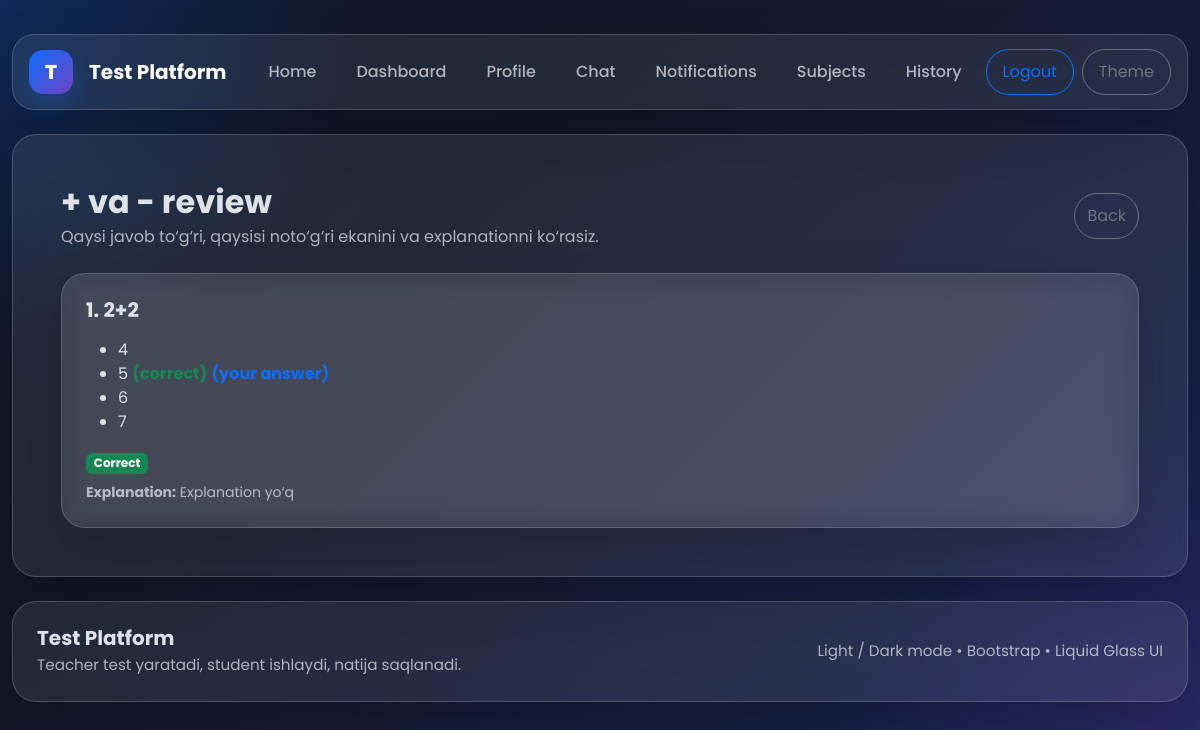
Page /quiz/review/16/ (signed in) on the committed database.
### quiz/models.py (models this page shows, shortened)
class Attempt(models.Model):
    student = models.ForeignKey(
        settings.AUTH_USER_MODEL,
        on_delete=models.CASCADE,
        related_name='attempts'
    )
    quiz = models.ForeignKey(Quiz, on_delete=models.CASCADE, related_name='attempts')
    score = models.PositiveIntegerField(default=0)
    total = models.PositiveIntegerField(default=0)
    percentage = models.DecimalField(max_digits=5, decimal_places=2, default=0)
    used_seconds = models.PositiveIntegerField(default=0)
    is_completed = models.BooleanField(default=False)
    started_at = models.DateTimeField(default=timezone.now)
    submitted_at = models.DateTimeField(blank=True, null=True)
    certificate_code = models.CharField(max_length=32, blank=True, unique=True)
    created_at = models.DateTimeField(auto_now_add=True)
    class Meta:
        ordering = ['-created_at']

class Quiz(models.Model):
    STATUS_CHOICES = (
        ('draft', 'Draft'),
        ('published', 'Published'),
        ('archived', 'Archived'),
    )
    DIFFICULTY_CHOICES = (
        ('easy', 'Easy'),
        ('medium', 'Medium'),
        ('hard', 'Hard'),
    )
    subject = models.ForeignKey(Subject, on_delete=models.CASCADE, related_name='quizzes')
    title = models.CharField(max_length=255)
    description = models.TextField(blank=True, null=True)
    duration_minutes = models.PositiveIntegerField(default=10)
    pass_percentage = models.PositiveIntegerField(default=60)
    status = models.CharField(max_length=20, choices=STATUS_CHOICES, default='draft')
    difficulty = models.CharField(max_length=20, choices=DIFFICULTY_CHOICES, default='medium')
    randomize_questions = models.BooleanField(default=False)
    randomize_choices = models.BooleanField(default=False)
    created_by = models.ForeignKey(
        settings.AUTH_USER_MODEL,
        on_delete=models.CASCADE,
        related_name='teacher_quizzes'
    )
    created_at = models.DateTimeField(auto_now_add=True)
    class Meta:
        ordering = ['-created_at']

class StudentAnswer(models.Model):
    attempt = models.ForeignKey(Attempt, on_delete=models.CASCADE, related_name='student_answers')
    question = models.ForeignKey(Question, on_delete=models.CASCADE)
    selected_choice = models.ForeignKey(Choice, on_delete=models.SET_NULL, blank=True, null=True)
    is_correct = models.BooleanField(default=False)
    class Meta:
        unique_together = ('attempt', 'question')

class Question(models.Model):
    quiz = models.ForeignKey(Quiz, on_delete=models.CASCADE, related_name='questions')
    text = models.CharField(max_length=500)
    image = models.ImageField(upload_to='question_images/', blank=True, null=True)
    explanation = models.TextField(blank=True, null=True)
    order = models.PositiveIntegerField(default=1)
    class Meta:
        ordering = ['order', 'id']

class Choice(models.Model):
    question = models.ForeignKey(Question, on_delete=models.CASCADE, related_name='choices')
    text = models.CharField(max_length=255)
    is_correct = models.BooleanField(default=False)

### quiz/views.py (the view)
    @login_required
    def wrapper(request, *args, **kwargs):
        if request.user.role != "student":
            messages.error(request, "Bu bo‘lim faqat student uchun.")
            return redirect("dashboard")
        return view_func(request, *args, **kwargs)

### quiz/views.py (called while the page is built)
def student_required(view_func):
    @login_required
    def wrapper(request, *args, **kwargs):
        if request.user.role != "student":
            messages.error(request, "Bu bo‘lim faqat student uchun.")
            return redirect("dashboard")
        return view_func(request, *args, **kwargs)
    return wrapper

@student_required
def review_view(request, attempt_id):
    attempt = get_object_or_404(
        Attempt,
        id=attempt_id,
        student=request.user,
        is_completed=True,
    )
    answers = attempt.student_answers.select_related(
        "question",
        "selected_choice",
    ).prefetch_related("question__choices")
    return render(
        request,
        "quiz/review.html",
        {
            "attempt": attempt,
            "answers": answers,
        },
    )

### templates/quiz/review.html (shortened to what this page needs)
{% extends 'base.html' %}
{% block content %}
<div class="glass main-card p-4 p-lg-5">
    <div class="d-flex justify-content-between align-items-center flex-wrap gap-3 mb-4">
        <div>
            <h2 class="fw-bold mb-1">{{ attempt.quiz.title }} review</h2>
            <p class="opacity-75 mb-0">Qaysi javob to‘g‘ri, qaysisi noto‘g‘ri ekanini va explanationni ko‘rasiz.</p>
        </div>
        <a href="{% url 'result_detail' attempt.id %}" class="btn btn-outline-secondary rounded-pill">Back</a>
    </div>
    <div class="d-grid gap-4">
        {% for answer in answers %}
            <div class="glass main-card p-4">
                <h5 class="fw-bold mb-3">{{ forloop.counter }}. {{ answer.question.text }}</h5>
                <ul class="mb-3">
                    {% for choice in answer.question.choices.all %}
                        <li>
                            {{ choice.text }}
                            {% if choice.is_correct %}<strong class="text-success">(correct)</strong>{% endif %}
                            {% if answer.selected_choice and answer.selected_choice.id == choice.id %}
                                <strong class="text-primary">(your answer)</strong>
                            {% endif %}
                        </li>
                    {% endfor %}
                </ul>
                <div class="mb-2">
                    {% if answer.is_correct %}
                        <span class="badge text-bg-success">Correct</span>
                    {% else %}
                        <span class="badge text-bg-danger">Wrong</span>
                    {% endif %}
                </div>
                <div class="small opacity-75">
                    <strong>Explanation:</strong> {{ answer.question.explanation|default:'Explanation yo‘q' }}
                </div>
            </div>
        {% empty %}
            <div class="alert alert-info rounded-4">Review ma’lumoti topilmadi.</div>
        {% endfor %}
    </div>
</div>
{% endblock %}

### templates/base.html (style rules this page uses)
:root { --glass-bg: rgba(255, 255, 255, 0.08); --glass-bg-strong: rgba(255, 255, 255, 0.12); --glass-border: rgba(255, 255, 255, 0.18); --glass-shadow: 0 20px 50px rgba(0, 0, 0, 0.18); --dark-bg-1: #0f172a; --dark-bg-2: #111827; --dark-bg-3: #172554; --light-bg-1: #f5f7ff; --light-bg-2: #eef3ff; --light-bg-3: #f9fbff; }
* { box-sizing: border-box; }
html, body { min-height: 100%; }
body { font-family: 'Poppins', sans-serif; background: radial-gradient(circle at top left, rgba(13, 110, 253, 0.22), transparent 25%), radial-gradient(circle at bottom right, rgba(111, 66, 193, 0.22), transparent 25%), linear-gradient(135deg, var(--dark-bg-1), var(--dark-bg-2) 35%, var(--dark-bg-3) 100%); background-attachment: fixed; transition: background .25s ease, color .25s ease; }
.glass { background: var(--glass-bg); border: 1px solid var(--glass-border); backdrop-filter: blur(16px); -webkit-backdrop-filter: blur(16px); box-shadow: var(--glass-shadow); }
.main-card { border-radius: 24px; }
.btn.rounded-pill { padding-top: 10px; padding-bottom: 10px; }

### rows in the picture
Attempt: quiz "+ va -"
StudentAnswer: question.text "2+2", is_correct "Correct", question.explanation "Explanation yo‘q"
Choice: text "4"
Choice: text "5", is_correct "(correct)", shows "(your answer)"
Choice: text "6"
Choice: text "7"
